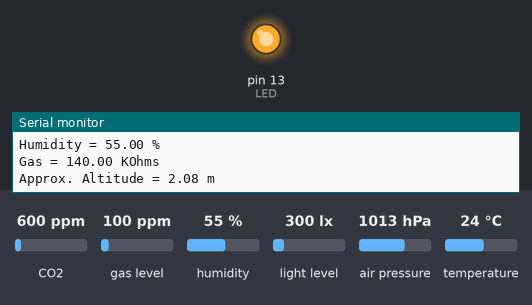
A sketch run on a simulated Arduino Uno, built with avr-gcc and run on an emulated ATmega328P. On the bench: output pins drawn as LEDs (lit = HIGH), the last lines printed to the serial monitor. Inputs (shaded band) come from the test bench; at power-on: CO2 600 ppm, gas level 100 ppm, humidity 55 %, light level 300 lx, air pressure 1013 hPa, temperature 24 °C. Pins used as bus, display or sensor lines are not drawn.

Above: at 0.7 s.
At 5.8 s:
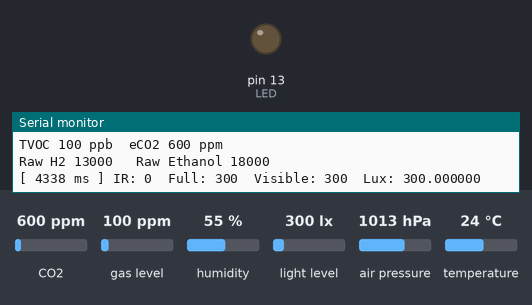
Timing chart, 0 to 8.2 s (numbered marks = the images above):
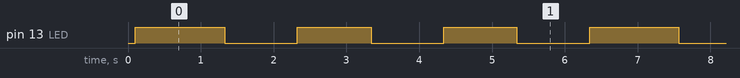

Measured:
- by itself, pin 13 (LED): repeats every 6.2 s: 2 × (LOW 1.0 s, HIGH 1.0 s), LOW 1.0 s, HIGH 1.2 s
- by itself, everything shown: repeats every 6.2 s, in 6 steps

The sketch:

all_i2c_sensors_test.ino
```cpp
/**
 * @Allen Chen
 * Setup for this test:
 * 1. Include all sensor libraries (Tools -> Manage Libraries -> Type in names of sensor libraries
 * 2. Connect the pins on BME680 to Teensy in the following manner:
 *    - VIN (on BME680) to 5V (Teensy)
 *    - GND o GND
 *    - SDI/SDA to Pin18 (I2C0 SDA)
 *    - SCK/SCL to Pin19 (I2C0 SCL)
 * 3. run the script.
 */


#include <Wire.h>
#include <SPI.h>
#include <Adafruit_Sensor.h>
#include "Adafruit_BME680.h"
#include <Adafruit_MPL3115A2.h>
#include "Adafruit_SGP30.h"
#include "Adafruit_TSL2591.h"

#define SEALEVELPRESSURE_HPA (1013.25)
#define LED 13
#define EN_SENSOR 5

Adafruit_BME680 bme; // I2C
Adafruit_SGP30 sgp;
Adafruit_TSL2591 tsl = Adafruit_TSL2591(2591); // pass in a number for the sensor identifier (for your use later)

int counter = 0;

uint32_t getAbsoluteHumidity(float temperature, float humidity) {
    // approximation formula from Sensirion SGP30 Driver Integration chapter 3.15
    const float absoluteHumidity = 216.7f * ((humidity / 100.0f) * 6.112f * exp((17.62f * temperature) / (243.12f + temperature)) / (273.15f + temperature)); // [g/m^3]
    const uint32_t absoluteHumidityScaled = static_cast<uint32_t>(1000.0f * absoluteHumidity); // [mg/m^3]
    return absoluteHumidityScaled;
}

void setup_tsl(void)
{

  if (!tsl.begin())
  {
    Serial.println("WARNING: Can't find TSL2591");
  }
  else
  {
    Serial.println("TSL2591 operational");
    tsl.setGain(TSL2591_GAIN_MED);      // 25x gain
    tsl.setTiming(TSL2591_INTEGRATIONTIME_300MS);
  }
}


void setup_bme() {
  if (!bme.begin()) {
    Serial.println("WARNING: Can't start BME680");
  } else {
    Serial.println("BME680 operational");
    bme.setTemperatureOversampling(BME680_OS_8X);
    bme.setHumidityOversampling(BME680_OS_2X);
    bme.setPressureOversampling(BME680_OS_4X);
    bme.setIIRFilterSize(BME680_FILTER_SIZE_3);
    bme.setGasHeater(320, 150); // 320*C for 150 ms
  }
}

void setup_sgp() {
  if (!sgp.begin()){
    Serial.println("WARNING: Can't start SGP30");
  } else {
    Serial.println("SGP30 operational");
  }
}


void read_bme(){
  if (! bme.performReading()) {
    return;
  }
  Serial.println("BME680 Readings");
  Serial.print("Temperature = ");
  Serial.print(bme.temperature);
  Serial.println(" *C");

  Serial.print("Pressure = ");
  Serial.print(bme.pressure / 100.0);
  Serial.println(" hPa");

  Serial.print("Humidity = ");
  Serial.print(bme.humidity);
  Serial.println(" %");

  Serial.print("Gas = ");
  Serial.print(bme.gas_resistance / 1000.0);
  Serial.println(" KOhms");

  Serial.print("Approx. Altitude = ");
  Serial.print(bme.readAltitude(SEALEVELPRESSURE_HPA));
  Serial.println(" m");

  Serial.println();
}

void read_sgp(){
  if (! sgp.IAQmeasure()) {
    return;
  }
  Serial.println("SGP30 Readings");
  Serial.print("TVOC "); Serial.print(sgp.TVOC); Serial.print(" ppb\t");
  Serial.print("eCO2 "); Serial.print(sgp.eCO2); Serial.println(" ppm");

  if (! sgp.IAQmeasureRaw()) {
    return;
  }
  Serial.print("Raw H2 "); Serial.print(sgp.rawH2); Serial.print(" \t");
  Serial.print("Raw Ethanol "); Serial.print(sgp.rawEthanol); Serial.println("");

}

void read_tsl(void)
{
  if(!tsl.getFullLuminosity()){
    return;
  }
  // More advanced data read example. Read 32 bits with top 16 bits IR, bottom 16 bits full spectrum
  // That way you can do whatever math and comparisons you want!
  uint32_t lum = tsl.getFullLuminosity();
  uint16_t ir, full;
  ir = lum >> 16;
  full = lum & 0xFFFF;
  Serial.print(F("[ ")); Serial.print(millis()); Serial.print(F(" ms ] "));
  Serial.print(F("IR: ")); Serial.print(ir);  Serial.print(F("  "));
  Serial.print(F("Full: ")); Serial.print(full); Serial.print(F("  "));
  Serial.print(F("Visible: ")); Serial.print(full - ir); Serial.print(F("  "));
  Serial.print(F("Lux: ")); Serial.println(tsl.calculateLux(full, ir), 6);
}


void blink_for_a_second() {
  delay(1000);
  digitalWrite(LED, LOW);
  delay(1000);
  digitalWrite(LED, HIGH);
}

void setup() {
  pinMode(LED, OUTPUT);
  pinMode(EN_SENSOR, OUTPUT);
  digitalWrite(EN_SENSOR, HIGH);

  Serial.begin(9600);
  delay(100);

  setup_bme();
  setup_sgp();
  setup_tsl();
}

void loop() {
  digitalWrite(LED, HIGH);

  read_bme();
  blink_for_a_second();

  read_sgp();
  blink_for_a_second();

  read_tsl();
  blink_for_a_second();
}
```
